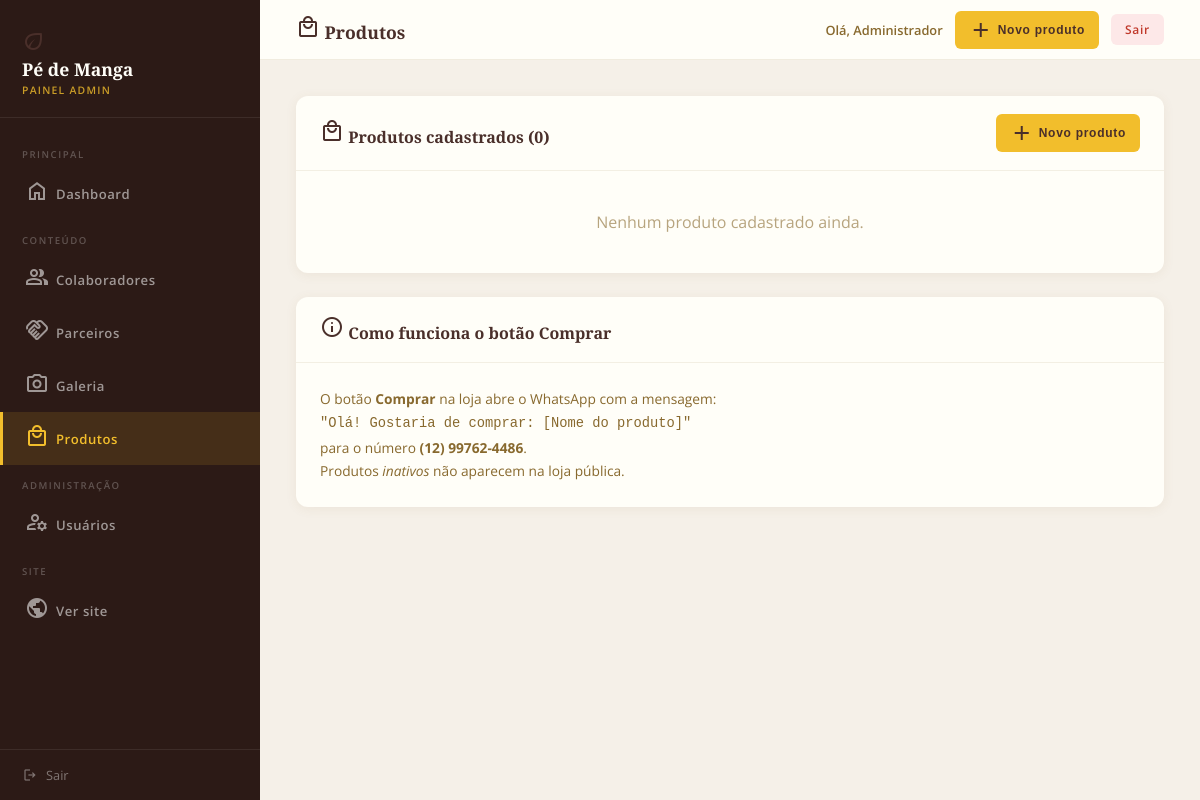
The app's page /admin/produtos.php (signed in), older data.
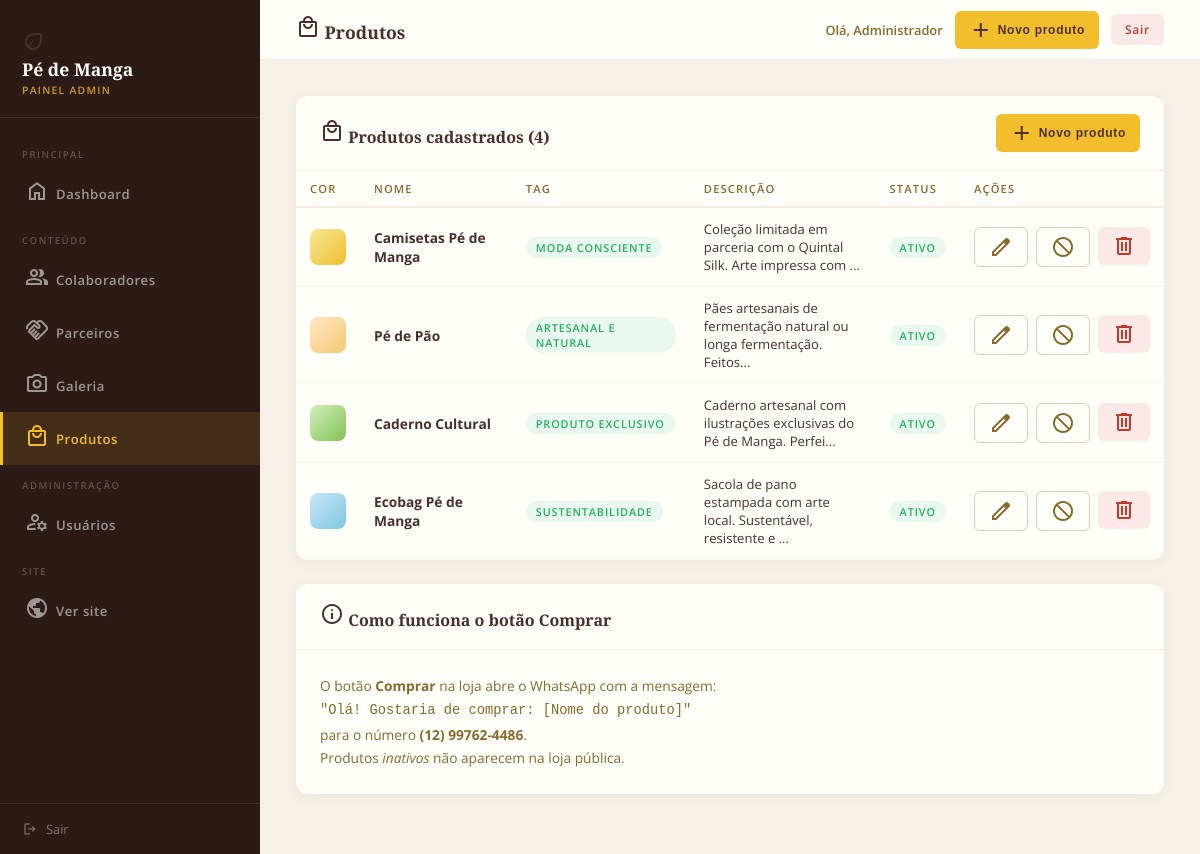
The same page, newer data.
### tables this page shows
CREATE TABLE IF NOT EXISTS `produtos` (
  `id`          INT UNSIGNED    NOT NULL AUTO_INCREMENT,
  `nome`        VARCHAR(255)    NOT NULL,
  `descricao`   TEXT                    DEFAULT NULL,
  `tag`         VARCHAR(100)            DEFAULT NULL,
  `cor_fundo`   VARCHAR(150)    NOT NULL DEFAULT 'linear-gradient(135deg,#f4e999,#f2be2c)',
  `ativo`       TINYINT(1)      NOT NULL DEFAULT 1,
  `criado_em`   TIMESTAMP       NOT NULL DEFAULT CURRENT_TIMESTAMP,
  PRIMARY KEY (`id`)
);

### admin/produtos.php (the view, shortened to what this page needs)
<?php
$db  = get_db();
$produtos = $db->query('SELECT * FROM produtos ORDER BY id')->fetchAll(PDO::FETCH_ASSOC);
?>
<!DOCTYPE html>
<html lang="pt-BR">
<head>
  <link rel="stylesheet" href="../assets/css/admin.css">
</head>
<body>
  <div class="admin-layout">
    <?php require '_sidebar.php'; ?>
    <div class="admin-main">
      <div class="admin-topbar">
        <h3><span class="material-symbols-outlined">local_mall</span> Produtos</h3>
        <div class="topbar-actions">
          <span class="topbar-user">Olá, <?= htmlspecialchars($_SESSION['adm_user']) ?></span>
          <button class="btn-adm btn-adm-primary" onclick="abrirModal('modalCriar')">
            <span class="material-symbols-outlined">add</span> Novo produto
          </button>
          <a href="logout.php" class="btn-adm btn-adm-danger">Sair</a>
        </div>
      </div>
      <div class="admin-content">
        <div class="admin-card">
          <div class="admin-card-header">
            <h4><span class="material-symbols-outlined">local_mall</span> Produtos cadastrados (<?= count($produtos) ?>)</h4>
            <button class="btn-adm btn-adm-primary" onclick="abrirModal('modalCriar')">
              <span class="material-symbols-outlined">add</span> Novo produto
            </button>
          </div>
          <div class="admin-card-body" style="padding:0;">
            <?php if (empty($produtos)): ?>
              <p style="text-align:center;padding:40px;color:var(--marrom);opacity:.6;">Nenhum produto cadastrado ainda.</p>
            <?php else: ?>
              <table>
                <thead>
                  <tr>
                    <th>Cor</th>
                    <th>Nome</th>
                    <th>Tag</th>
                    <th>Descrição</th>
                    <th>Status</th>
                    <th>Ações</th>
                  </tr>
                </thead>
                <tbody>
                  <?php foreach ($produtos as $p): ?>
                    <tr>
                      <td>
                        <div style="width:36px;height:36px;border-radius:8px;background:<?= htmlspecialchars($p['cor_fundo']) ?>;"></div>
                      </td>
                      <td><strong><?= htmlspecialchars($p['nome']) ?></strong></td>
                      <td>
                        <?php if (!empty($p['tag'])): ?>
                          <span class="badge badge-verde"><?= htmlspecialchars($p['tag']) ?></span>
                        <?php else: ?>&mdash;<?php endif; ?>
                      </td>
                      <td style="max-width:240px;font-size:.82rem;"><?= htmlspecialchars(mb_strimwidth($p['descricao'] ?? '', 0, 70, '...')) ?></td>
                      <td>
                        <span class="badge <?= $p['ativo'] ? 'badge-verde' : '' ?>"
                          style="<?= !$p['ativo'] ? 'background:#fde8e8;color:#c0392b;' : '' ?>">
                          <?= $p['ativo'] ? 'Ativo' : 'Inativo' ?>
                        </span>
                      </td>
                      <td>
                        <div class="td-actions">
                          <button class="btn-adm btn-adm-outline"
                            onclick="abrirEdicao(<?= htmlspecialchars(json_encode($p)) ?>)"
                            title="Editar"><span class="material-symbols-outlined">edit</span></button>
                          <form method="POST" style="display:inline;">
                            <button type="submit" class="btn-adm <?= $p['ativo'] ? 'btn-adm-outline' : 'btn-adm-verde' ?>"
                              title="<?= $p['ativo'] ? 'Desativar' : 'Ativar' ?>">
                              <span class="material-symbols-outlined"><?= $p['ativo'] ? 'block' : 'check_circle' ?></span>
                            </button>
                          </form>
                          <form method="POST" style="display:inline;"
                            onsubmit="return confirm('Excluir o produto <?= htmlspecialchars(addslashes($p['nome'])) ?>?')">
                            <button type="submit" class="btn-adm btn-adm-danger" title="Excluir">
                              <span class="material-symbols-outlined">delete</span>
                            </button>
                          </form>
                        </div>
                      </td>
                    </tr>
                  <?php endforeach; ?>
                </tbody>
              </table>
            <?php endif; ?>
          </div>
        </div>
        <div class="admin-card">
          <div class="admin-card-header">
            <h4><span class="material-symbols-outlined">info</span> Como funciona o botão Comprar</h4>
          </div>
          <div class="admin-card-body">
            <p style="font-size:.86rem;color:var(--marrom);line-height:1.7;">
              O botão <strong>Comprar</strong> na loja abre o WhatsApp com a mensagem:<br>
              <code>"Olá! Gostaria de comprar: [Nome do produto]"</code><br>
              para o número <strong>(12) 99762-4486</strong>.<br>
              Produtos <em>inativos</em> não aparecem na loja pública.
            </p>
          </div>
        </div>
      </div>
    </div>
  </div>
</body>
</html>

### admin/_sidebar.php (shortened to what this page needs)
<?php
$adm_page = basename($_SERVER['PHP_SELF'], '.php');
function sa($p)
{
  global $adm_page;
  return $adm_page === $p ? 'active' : '';
}
?>
<head>
</head>
<aside class="admin-sidebar" id="adminSidebar">
  <div class="sidebar-header">
    <span class="material-symbols-outlined mi-brand">eco</span>
    <h2>Pé de Manga</h2>
    <p>Painel Admin</p>
  </div>
  <nav class="sidebar-nav">
    <div class="sn-sep">Principal</div>
    <a href="index.php" class="<?= sa('index') ?>"><span class="sn-icon"><span class="material-symbols-outlined">home</span></span> Dashboard</a>
    <div class="sn-sep">Conteúdo</div>
    <a href="colaboradores.php" class="<?= sa('colaboradores') ?>"><span class="sn-icon"><span class="material-symbols-outlined">group</span></span> Colaboradores</a>
    <a href="parceiros.php" class="<?= sa('parceiros') ?>"><span class="sn-icon"><span class="material-symbols-outlined">handshake</span></span> Parceiros</a>
    <a href="galeria.php" class="<?= sa('galeria') ?>"><span class="sn-icon"><span class="material-symbols-outlined">photo_camera</span></span> Galeria</a>
    <a href="produtos.php" class="<?= sa('produtos') ?>"><span class="sn-icon"><span class="material-symbols-outlined">local_mall</span></span> Produtos</a>
    <?php if (($_SESSION['adm_perfil'] ?? '') === 'admin'): ?>
    <div class="sn-sep">Administração</div>
    <a href="usuarios.php" class="<?= sa('usuarios') ?>"><span class="sn-icon"><span class="material-symbols-outlined">manage_accounts</span></span> Usuários</a>
    <?php endif; ?>
    <div class="sn-sep">Site</div>
    <a href="../index.php" target="_blank"><span class="sn-icon"><span class="material-symbols-outlined">public</span></span> Ver site</a>
  </nav>
  <div class="sidebar-footer">
    <a href="logout.php"><span class="material-symbols-outlined" style="font-size:1rem;">logout</span> Sair</a>
  </div>
</aside>

### assets/css/admin.css (style rules this page uses)
:root { --amarelo: #f2be2c; --marrom: #88692e; --marrom-escuro: #4a2f2a; --amarelo-pastel: #f4e999; --verde: #83c155; --branco: #fffef8; --fundo-claro: #fdf8ee; --admin-sidebar: #2c1a16; --admin-bg: #f5f0e8; --erro: #c0392b; --sucesso: #27ae60; }
*, *::before, *::after { margin: 0; padding: 0; box-sizing: border-box; }
body { font-family: "Open Sans", sans-serif; font-weight: 400; background: var(--admin-bg); color: var(--marrom-escuro); min-height: 100vh; }
a { text-decoration: none; }
.admin-layout { display: flex; min-height: 100vh; }
.admin-sidebar { width: 260px; flex-shrink: 0; background: var(--admin-sidebar); display: flex; flex-direction: column; position: fixed; top: 0; left: 0; bottom: 0; z-index: 50; overflow-y: auto; }
.sidebar-header { padding: 28px 22px 20px; border-bottom: 1px solid rgba(255, 255, 255, 0.08); }
.sidebar-header h2 { font-family: "Playfair Display", serif; font-size: 1.1rem; color: var(--branco); margin-bottom: 2px; }
.sidebar-header p { font-size: 0.65rem; letter-spacing: 0.12em; text-transform: uppercase; color: rgba(242, 190, 44, 0.8); font-weight: 600; }
.sidebar-nav { padding: 16px 0; flex: 1; }
.sidebar-nav a { display: flex; align-items: center; gap: 11px; padding: 12px 22px; font-size: 0.82rem; font-weight: 600; color: rgba(255, 255, 255, 0.55); letter-spacing: 0.04em; transition: background 0.2s, color 0.2s; border-left: 3px solid transparent; }
.sidebar-nav a.active { background: rgba(242, 190, 44, 0.12); color: var(--amarelo); border-left-color: var(--amarelo); }
.sidebar-nav a .sn-icon { font-size: 1rem; width: 20px; text-align: center; }
.sidebar-nav .sn-sep { padding: 14px 22px 6px; font-size: 0.6rem; letter-spacing: 0.16em; text-transform: uppercase; color: rgba(255, 255, 255, 0.25); font-weight: 600; }
.sidebar-footer { padding: 16px 22px; border-top: 1px solid rgba(255, 255, 255, 0.08); }
.sidebar-footer a { display: flex; align-items: center; gap: 8px; font-size: 0.8rem; color: rgba(255, 255, 255, 0.4); transition: color 0.2s; }
.admin-main { margin-left: 260px; flex: 1; display: flex; flex-direction: column; min-height: 100vh; }
.admin-topbar { background: var(--branco); padding: 0 36px; height: 60px; display: flex; align-items: center; justify-content: space-between; border-bottom: 1px solid rgba(136, 105, 46, 0.12); position: sticky; top: 0; z-index: 40; }
.admin-topbar h3 { font-family: "Playfair Display", serif; font-size: 1.1rem; color: var(--marrom-escuro); }
.topbar-actions { display: flex; align-items: center; gap: 12px; }
.topbar-user { font-size: 0.8rem; color: var(--marrom); font-weight: 600; }
.admin-content { padding: 36px; flex: 1; }
.admin-card { background: var(--branco); border-radius: 12px; box-shadow: 0 2px 12px rgba(136, 105, 46, 0.08); margin-bottom: 24px; overflow: hidden; }
.admin-card-header { padding: 18px 24px; border-bottom: 1px solid rgba(136, 105, 46, 0.1); display: flex; align-items: center; justify-content: space-between; }
.admin-card-header h4 { font-family: "Playfair Display", serif; font-size: 1rem; color: var(--marrom-escuro); }
.admin-card-body { padding: 24px; }
table { width: 100%; border-collapse: collapse; }
thead tr { border-bottom: 2px solid rgba(136, 105, 46, 0.12); }
th { padding: 10px 14px; font-size: 0.7rem; font-weight: 600; letter-spacing: 0.1em; text-transform: uppercase; color: var(--marrom); text-align: left; }
tbody tr { border-bottom: 1px solid rgba(136, 105, 46, 0.07); transition: background 0.15s; }
td { padding: 12px 14px; font-size: 0.86rem; color: var(--marrom-escuro); vertical-align: middle; }
.td-actions { display: flex; gap: 8px; }
.btn-adm { display: inline-flex; align-items: center; gap: 5px; padding: 7px 14px; border-radius: 6px; font-size: 0.75rem; font-weight: 600; letter-spacing: 0.06em; cursor: pointer; border: none; transition: 0.2s; }
.btn-adm-primary { background: var(--amarelo); color: var(--marrom-escuro); }
.btn-adm-danger { background: #fde8e8; color: var(--erro); }
.btn-adm-outline { background: transparent; border: 1.5px solid rgba(136, 105, 46, 0.3); color: var(--marrom); }
.badge { display: inline-block; padding: 3px 10px; border-radius: 20px; font-size: 0.68rem; font-weight: 600; letter-spacing: 0.08em; text-transform: uppercase; }
.badge-verde { background: #e8f8ee; color: var(--sucesso); }

Row changes from the older to the newer data that the page shows:
added produtos: nome "Camisetas Pé de Manga", tag "MODA CONSCIENTE", descricao "Coleção limitada em parceria com o Quintal Silk. Arte impressa com ...", ativo "ATIVO"
added produtos: nome "Pé de Pão", tag "ARTESANAL E NATURAL", descricao "Pães artesanais de fermentação natural ou longa fermentação. Feitos...", ativo "ATIVO"
added produtos: nome "Caderno Cultural", tag "PRODUTO EXCLUSIVO", descricao "Caderno artesanal com ilustrações exclusivas do Pé de Manga. Perfei...", ativo "ATIVO"
added produtos: nome "Ecobag Pé de Manga", tag "SUSTENTABILIDADE", descricao "Sacola de pano estampada com arte local. Sustentável, resistente e ...", ativo "ATIVO"
Text that changed along with them:
count($produtos): "0" → "4"
text no longer shown: "Nenhum produto cadastrado ainda."
text now shown: "COR NOME TAG DESCRIÇÃO STATUS AÇÕES"
